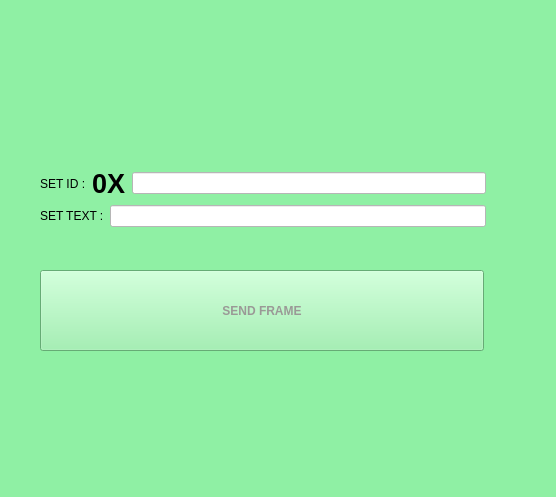
<?xml version="1.0" encoding="UTF-8"?>
<ui version="4.0">
 <class>SenderWindow</class>
 <widget class="QMainWindow" name="SenderWindow">
  <property name="geometry">
   <rect>
    <x>0</x>
    <y>0</y>
    <width>556</width>
    <height>497</height>
   </rect>
  </property>
  <property name="windowTitle">
   <string>SenderWindow</string>
  </property>
  <property name="styleSheet">
   <string notr="true">background-color: rgb(143, 240, 164);</string>
  </property>
  <widget class="QWidget" name="centralwidget">
   <widget class="QPushButton" name="pushButton">
    <property name="enabled">
     <bool>true</bool>
    </property>
    <property name="geometry">
     <rect>
      <x>40</x>
      <y>270</y>
      <width>444</width>
      <height>81</height>
     </rect>
    </property>
    <property name="font">
     <font>
      <bold>true</bold>
     </font>
    </property>
    <property name="styleSheet">
     <string notr="true">color: rgb(154, 153, 150);</string>
    </property>
    <property name="text">
     <string>SEND FRAME</string>
    </property>
   </widget>
   <widget class="QLabel" name="label">
    <property name="geometry">
     <rect>
      <x>20</x>
      <y>30</y>
      <width>521</width>
      <height>51</height>
     </rect>
    </property>
    <property name="styleSheet">
     <string notr="true">font: 700 20pt &quot;Ubuntu&quot;;</string>
    </property>
    <property name="text">
     <string/>
    </property>
   </widget>
   <widget class="QLabel" name="label_8">
    <property name="geometry">
     <rect>
      <x>50</x>
      <y>370</y>
      <width>451</width>
      <height>81</height>
     </rect>
    </property>
    <property name="styleSheet">
     <string notr="true">image: url(:/new/prefix1/1741396589904.png);</string>
    </property>
    <property name="text">
     <string/>
    </property>
   </widget>
   <widget class="QWidget" name="">
    <property name="geometry">
     <rect>
      <x>40</x>
      <y>130</y>
      <width>446</width>
      <height>135</height>
     </rect>
    </property>
    <layout class="QVBoxLayout" name="verticalLayout_2">
     <item>
      <layout class="QVBoxLayout" name="verticalLayout">
       <item>
        <layout class="QHBoxLayout" name="horizontalLayout_2">
         <item>
          <widget class="QLabel" name="label_3">
           <property name="styleSheet">
            <string notr="true">font: 700 20pt &quot;Ubuntu&quot;;</string>
           </property>
           <property name="text">
            <string>SET ID :</string>
           </property>
           <property name="textFormat">
            <enum>Qt::TextFormat::PlainText</enum>
           </property>
          </widget>
         </item>
         <item>
          <layout class="QHBoxLayout" name="horizontalLayout">
           <item>
            <widget class="QLabel" name="label_4">
             <property name="text">
              <string>&lt;html&gt;&lt;head/&gt;&lt;body&gt;&lt;p&gt;&lt;span style=&quot; font-size:20pt; font-weight:700;&quot;&gt;0X&lt;/span&gt;&lt;/p&gt;&lt;/body&gt;&lt;/html&gt;</string>
             </property>
            </widget>
           </item>
           <item>
            <widget class="QLineEdit" name="text_id">
             <property name="styleSheet">
              <string notr="true">font: 500 24pt &quot;Ubuntu&quot;;
background-color: rgb(255, 255, 255);</string>
             </property>
             <property name="text">
              <string/>
             </property>
            </widget>
           </item>
          </layout>
         </item>
        </layout>
       </item>
       <item>
        <layout class="QHBoxLayout" name="horizontalLayout_3">
         <item>
          <widget class="QLabel" name="label_2">
           <property name="styleSheet">
            <string notr="true">font: 700 20pt &quot;Ubuntu&quot;;</string>
           </property>
           <property name="text">
            <string>SET TEXT :</string>
           </property>
          </widget>
         </item>
         <item>
          <widget class="QLineEdit" name="lineEdit">
           <property name="styleSheet">
            <string notr="true">font: 500 24pt &quot;Ubuntu&quot;;
background-color: rgb(255, 255, 255);</string>
           </property>
           <property name="text">
            <string/>
           </property>
          </widget>
         </item>
        </layout>
       </item>
      </layout>
     </item>
    </layout>
   </widget>
  </widget>
  <widget class="QMenuBar" name="menubar">
   <property name="geometry">
    <rect>
     <x>0</x>
     <y>0</y>
     <width>556</width>
     <height>22</height>
    </rect>
   </property>
  </widget>
  <widget class="QStatusBar" name="statusbar"/>
 </widget>
 <resources/>
 <connections/>
</ui>
